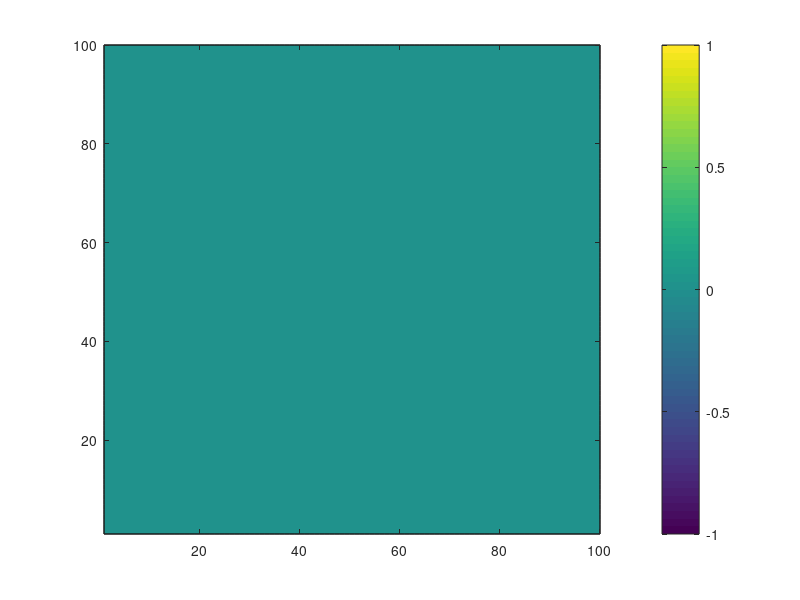

Here is the MATLAB script that generated this plot: (Note: this script raises an error after producing the figure.)
x_size = 100;
y_size = 100;
avi = zeros(x_size, y_size);
theta_range = [77.48042301619374, 81.53641554438047];
varphi_range = [87.55968743835396,112.2717950327316];
start_place = [104 + 55 / 60, 78 + 4/60];
end_place = [93, 80 + 26/60];
x2varphi = @(x) varphi_range(1) + (x - 1) / (x_size - 1)...
    * (varphi_range(2) - varphi_range(1));
y2theta = @(y) theta_range(1) + (y - 1) / (y_size - 1)...
    * (theta_range(2) - theta_range(1));
costline = load('input/costline.txt');

xy2ecs = @(x, y) [x2varphi(x), y2theta(y)];
varphi2x = @(varphi) round((varphi - varphi_range(1) )/ ...
    (varphi_range(2) - varphi_range(1)) *  (x_size - 1)) + 1;
theta2y = @(theta) round((theta - theta_range(1) ) / ...
    (theta_range(2) - theta_range(1)) * (y_size - 1)) + 1;
ecs2xy = @(varphi, theta) [varphi2x(varphi),...
    theta2y(theta)];
[m,n]=size(costline);

lasty=1;
thisy=1;
lastx=1;
thisx=1;
 
figure;
contourf(avi');
colorbar
fid = fopen('totalsolve/totalsolve/avi7.txt', 'w');
fprintf(fid, '%d %d \n ', x_size, y_size);
xstart = varphi2x(start_place(1));
ystart = theta2y(start_place(2));
xend = varphi2x(end_place(1));
yend = theta2y(end_place(2));
fprintf(fid, '%d %d \n ', xstart, ystart);
fprintf(fid, '%d %d \n ', xend, yend);
fprintf(fid, '%d %d \n ', theta_range(1), theta_range(2));
fprintf(fid, '%d %d \n ', varphi_range(1), varphi_range(2));

for ix = 1 : x_size
    for iy = 1 : y_size
        fprintf(fid, '%d ', avi(ix, iy));
    end
    fprintf(fid, '\n');
end
fclose(fid);

save model1.mat x_size avi y_size theta_range ...
    varphi_range start_place end_place x2varphi ...
    y2theta varphi2x theta2y